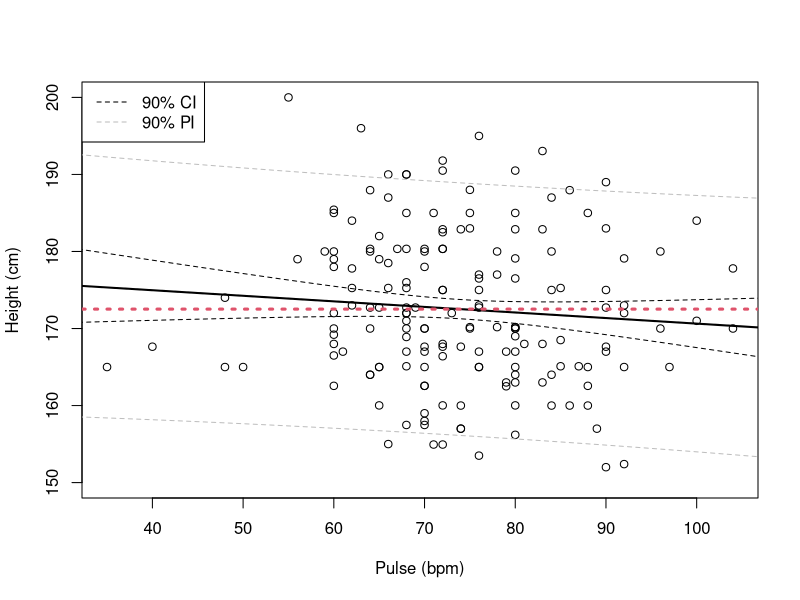

This figure's R source:
# 20.1
library("MASS")
?survey
summary(survey)

survfit <- lm(Height~Wr.Hnd, data = survey)
summary(survfit)

xvals <- data.frame(Wr.Hnd = c(12, 15.2, 17, 19))
predict(survfit, newdata = xvals, interval = "confidence", level = 0.99)

# skip b

survfit <- lm(Height~Pulse, data = survey)
plot(survey$Height~survey$Pulse,
     xlab = "Pulse (bpm)", ylab = "Height (cm)")
abline(survfit, lwd = 2)

summary(survfit) # no evidence to reject H0
confint(survfit, level = 0.90)

xseq <- data.frame(Pulse = seq(30, 110, length = 100))
survfit.ci <- predict(survfit, newdata = xseq,
                      interval = "confidence", level = 0.90)
survfit.pi <- predict(survfit, newdata = xseq,
                      interval = "prediction", level = 0.90)
lines(xseq[,1], survfit.ci[,2], lty = 2) 
lines(xseq[,1], survfit.ci[,3], lty = 2)
lines(xseq[,1], survfit.pi[,2], lty = 2, col = "grey")
lines(xseq[,1], survfit.pi[,3], lty = 2, col = "grey")
legend("topleft", legend = c("90% CI", "90% PI"),
       lty = 2, col = c("black", "grey"))

incomplete.obs <- which(is.na(survey$Height) | is.na(survey$Pulse))
abline(h = mean(survey$Height[-incomplete.obs]), col = 2, lty = 3, lwd = 3)